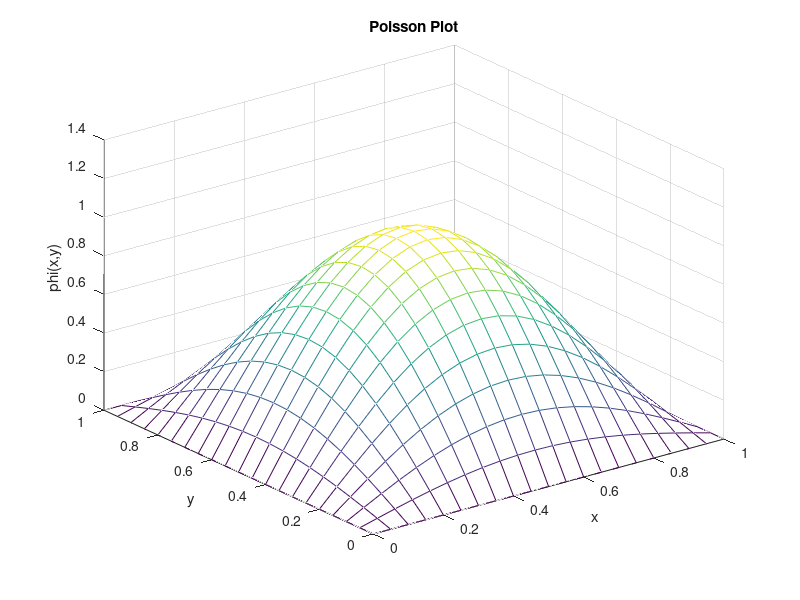

Here is the MATLAB script that generated this plot:

%Below is a Matlab code to solve the Poisson equation
%\[
% \nabla^2\psi = - 2\pi^2\sin\pi x\sin\pi y
%   \quad\text{in } 0\le x\le 1, 0 \le y \le 1,
%\]
%with boundary condition $\psi=0$ on $x=0$ and 1 and $y=0$ and 1.

%%   First, examine the graph of the solution for $\psi$ to see if is sensible.

%%   Second, see how the solution for the middle of the grid $\psi(0.5,0.5)$ converges with the number of iterations. 
%   Change the value of the SOR parameter $r$ from its preset optimal value.

%%   Find how everything depends on the number of points $nx$.

%%  The final test is to compare the numerical answer at different resolutions $nx$ with the exact analytic solution
%\[
% \psi = \sin\pi x\sin\pi y
%\]
%The code calculates the maximum error over the grid.
%    Examine how this error depends on $nx$.
%     Are the local errors $O(\Delta x^2)$.

 %% Poisson Test Program
  clear all  %clear all variables
  clc % clear output screen

  nx = 1+20; % Matlab's index for matrices starts from 1
  ny = nx; %different nx & ny gives non-square
  w	= zeros(nx,ny); % form a matrix of zeros (1..nx, 1..ny)
  p = w; % w = voriticty, p = streamfunction

  h = 1/(nx-1); %h = dx (=dy),
   % so x-size is 1, y-size is ny/nx

  % r = SOR parameter, below is optimal, try other values
  r = 2/(1+pi/(nx-1)); 

 %% Initiaze the values for p and w
  for i = 1:nx
    for j =1:ny
      p(i,j) = 0;
      w(i,j) = 2*pi*pi*sin(pi*(i-1)*h)*sin(pi*(j-1)*h);
    end
  end

 %%Iterations start here
  % max set to 4*nx. Try other values
  for it = 1:4*nx

    for i = 2:nx-1
      for j = 2:ny-1
        q = p(i-1,j) + p(i+1,j) + p(i,j-1) + p(i,j+1) -4*p(i,j) + h*h*w(i,j);
        p(i,j) =  p(i,j) +  r*0.25*q;
      end
    end 
     
    %Output during iterations
    formatSpec1='iteration=%d; psi(0.5,0.5) =%10.5f\n ';
    fprintf(formatSpec1, it, p(floor(nx/2),floor(nx/2))); 
    
  end %iterations

 %%er = error cf analytic answer for square box
  er = 0;
    for i = 1:nx
      for j = 1:ny
        if (abs(p(i,j)-sin(pi*(i-1)*h)*sin(pi*(j-1)*h)) > er) 
          er = abs(p(i,j)-sin(pi*(i-1)*h)*sin(pi*(j-1)*h));
        end
      end
    end

 %Output error
  formatSpec1='iteration=%d; er=%12.7f; p(0.5,0.5) =%10.5f\n ';
  fprintf(formatSpec1, it, er, p(floor(nx/2),floor(nx/2)));

 %%Plot (3D) solution
  tx = ty = linspace (0, (nx-1)*h, nx)';
  [xx, yy] = meshgrid (tx, ty);
  mesh (tx, ty, p);
  xlabel ("x");
  ylabel ("y");
  zlabel ("phi(x,y)");
  title ("Poisson Plot");


